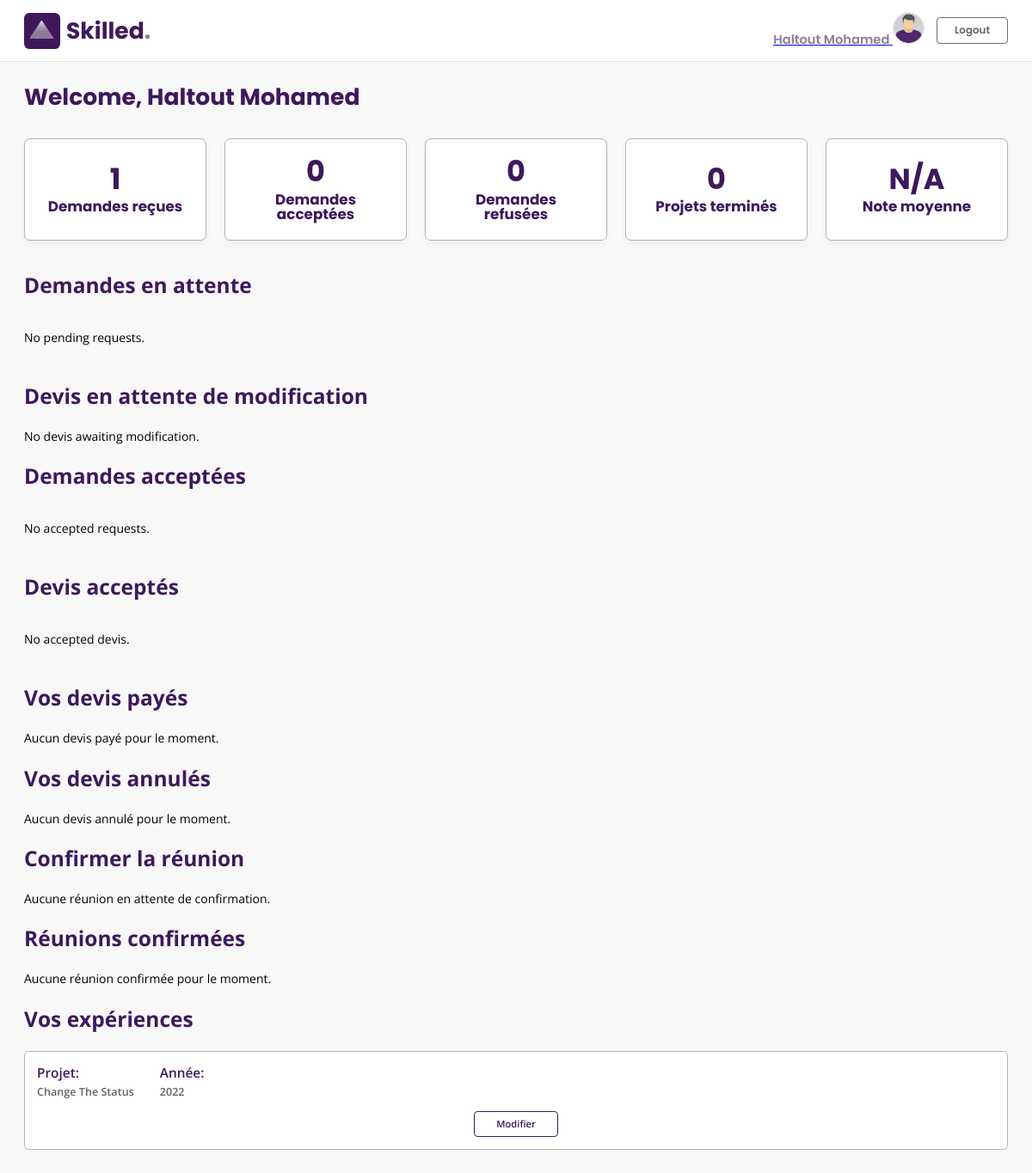
Page /artisan_dashboard.php (signed in) on the committed database.
### tables this page shows
CREATE TABLE Prestataire (
    id_prestataire INT AUTO_INCREMENT PRIMARY KEY,
    id_utilisateur INT NOT NULL,
    id_categorie INT NOT NULL,
    photo TEXT NOT NULL,
    specialite VARCHAR(100) NOT NULL,
    pays VARCHAR(100) NOT NULL,
    ville VARCHAR(100) NOT NULL,
    telephone VARCHAR(20) NOT NULL UNIQUE,
    tarif_journalier DECIMAL(10,2) NOT NULL,
    accepte_budget_global BOOLEAN NOT NULL,
    FOREIGN KEY (id_utilisateur) REFERENCES Utilisateur(id_utilisateur),
    FOREIGN KEY (id_categorie) REFERENCES Categories(id_categorie)
);

CREATE TABLE Utilisateur (
    id_utilisateur INT AUTO_INCREMENT PRIMARY KEY,
    email VARCHAR(255) NOT NULL UNIQUE,
    nom VARCHAR(100) NOT NULL,
    prenom VARCHAR(100) NOT NULL,
    mot_de_passe VARCHAR(255) NOT NULL,
    role ENUM('client', 'prestataire', 'admin') NOT NULL
);

CREATE TABLE Experience_prestataire (
    id_experience INT AUTO_INCREMENT PRIMARY KEY,
    id_prestataire INT NOT NULL,
    titre_experience VARCHAR(255) NOT NULL,
    description TEXT NOT NULL,
    date_project YEAR,
    FOREIGN KEY (id_prestataire) REFERENCES Prestataire(id_prestataire)
);

### artisan_dashboard.php (the view, shortened to what this page needs)
<?php
require 'config.php';
$artisan_id = $_SESSION['artisan_id'];
$stmt = $conn->prepare("SELECT u.nom, u.prenom, p.photo FROM Prestataire p JOIN Utilisateur u ON p.id_utilisateur = u.id_utilisateur WHERE p.id_prestataire = ?");
$stmt->bind_param("i", $artisan_id);
$stmt->execute();
$result = $stmt->get_result();
$artisan = $result->fetch_assoc();
$artisan_name = $artisan['nom'] . ' ' . $artisan['prenom'];
$artisan_image = !empty($artisan['photo']) ? $artisan['photo'] : 'img/profil.svg';
$pending_requests = [];
$accepted_requests = [];
$refused_requests = [];
$accepted_devis = [];
$edit_requested_devis = [];
$stmt = $conn->prepare("SELECT COUNT(*) AS count FROM Reservation WHERE id_prestataire = ? AND statut = 'completed'");
$stmt->bind_param("i", $artisan_id);
$stmt->execute();
$result = $stmt->get_result();
$completed_projects_count = $result->fetch_assoc()['count'];
$stmt = $conn->prepare("SELECT COUNT(*) AS count FROM Reservation WHERE id_prestataire = ?");
$stmt->bind_param("i", $artisan_id);
$stmt->execute();
$result = $stmt->get_result();
$received_requests_count = $result->fetch_assoc()['count'];
$average_rating = "N/A";
$paid_devis = [];
$canceled_devis = [];
$meeting_confirmation_pending_artisan = [];
$confirmed_meetings_artisan = [];
?>
<!DOCTYPE html>
<html lang="en">
<head>
    <link rel="stylesheet" href="artisan_dashboard.css">
</head>
<body>
    <header class="main-header">
        <div class="header-left">
            <img src="img/skilled_logo.svg" alt="Skilled Logo" class="logo-image">
            <div class="logo-text">Skilled<span class="logo-dot">.</span></div>
        </div>
        <div class="header-right">
            <button class="logout-button" onclick="location.href='logout.php'">Logout</button>
            <a href="artisan_profile.php" class="profile-link">
                <span class="client-name"><?php echo htmlspecialchars($artisan_name); ?></span>
                <img src="<?php echo htmlspecialchars($artisan_image); ?>" alt="Profile Picture" class="profile-image">
            </a>
        </div>
    </header>
    <div class="header-divider"></div>
    <main class="dashboard-content">
        <h1 class="welcome-message">Welcome, <?php echo htmlspecialchars($artisan_name); ?></h1>
        <section class="summary-cards">
            <div class="card received-requests status-pending">
                <div class="card-number"><?php echo $received_requests_count; ?></div>
                <div class="card-text">Demandes reçues</div>
            </div>
            <div class="card accepted-requests status-accepted">
                <div class="card-number"><?php echo count($accepted_requests); ?></div>
                <div class="card-text">Demandes acceptées</div>
            </div>
            <div class="card refused-requests status-refused">
                <div class="card-number"><?php echo count($refused_requests); ?></div>
                <div class="card-text">Demandes refusées</div>
            </div>
            <div class="card completed-projects status-completed">
                <div class="card-number"><?php echo $completed_projects_count; ?></div>
                <div class="card-text">Projets terminés</div>
            </div>
            <div class="card average-rating">
                <div class="card-number"><?php echo $average_rating; ?></div>
                <div class="card-text">Note moyenne</div>
            </div>
        </section>
        <section class="demandes-section">
            <h2 class="section-title">Demandes en attente</h2>
            <div class="demande-list">
                <?php if (empty($pending_requests)): ?>
                    <p>No pending requests.</p>
                <?php endif; ?>
            </div>
        </section>
        <section class="edit-requested-devis-section">
            <h2 class="section-title">Devis en attente de modification</h2>
            <div class="edit-requested-devis-list">
                <?php if (empty($edit_requested_devis)): ?>
                    <p>No devis awaiting modification.</p>
                <?php endif; ?>
            </div>
        </section>
        <section class="accepted-demandes-section">
            <h2 class="section-title">Demandes acceptées</h2>
            <div class="accepted-demande-list">
                <?php if (empty($accepted_requests)): ?>
                    <p>No accepted requests.</p>
                <?php endif; ?>
            </div>
        </section>
        <section class="accepted-devis-section">
            <h2 class="section-title">Devis acceptés</h2>
            <div class="accepted-devis-list">
                <?php if (empty($accepted_devis)): ?>
                    <p>No accepted devis.</p>
                <?php endif; ?>
            </div>
        </section>
        <section class="paid-devis-section">
            <h2 class="section-title">Vos devis payés</h2>
            <div class="paid-devis-list">
                <?php if (empty($paid_devis)): ?>
                    <p>Aucun devis payé pour le moment.</p>
                <?php endif; ?>
            </div>
        </section>
        <section class="canceled-devis-section">
            <h2 class="section-title">Vos devis annulés</h2>
            <div class="canceled-devis-list">
                <?php if (empty($canceled_devis)): ?>
                    <p>Aucun devis annulé pour le moment.</p>
                <?php endif; ?>
            </div>
        </section>
        <section class="meeting-confirmation-section">
            <h2 class="section-title">Confirmer la réunion</h2>
            <div class="meeting-confirmation-list">
                <?php if (empty($meeting_confirmation_pending_artisan)): ?>
                    <p>Aucune réunion en attente de confirmation.</p>
                <?php endif; ?>
            </div>
        </section>
        <section class="confirmed-meetings-section">
            <h2 class="section-title">Réunions confirmées</h2>
            <div class="confirmed-meetings-list">
                <?php if (empty($confirmed_meetings_artisan)): ?>
                    <p>Aucune réunion confirmée pour le moment.</p>
                <?php endif; ?>
            </div>
        </section>
        <section class="experiences-section">
            <h2 class="section-title">Vos expériences</h2>
            <div class="experience-list">
                <?php
                $experiences = [];
                $stmt = $conn->prepare("SELECT id_experience, titre_experience, description, date_project FROM Experience_prestataire WHERE id_prestataire = ? ORDER BY date_project DESC");
                if ($stmt === false) {
                    error_log("artisan_dashboard.php: Failed to prepare statement for experiences: " . $conn->error);
                } else {
                    $stmt->bind_param("i", $artisan_id);
                    $stmt->execute();
                    $result = $stmt->get_result();
                    while ($row = $result->fetch_assoc()) {
                        $experiences[] = $row;
                    }
                }
                ?>
                <?php if (empty($experiences)): ?>
                    <p>No experiences added yet.</p>
                <?php else: ?>
                    <?php foreach ($experiences as $experience): ?>
                        <div class="experience-item">
                            <div class="experience-details">
                                <div class="detail-group">
                                    <span class="detail-label">Projet:</span>
                                    <span class="detail-value"><?php echo htmlspecialchars($experience['titre_experience']); ?></span>
                                </div>
                                <div class="detail-group">
                                    <span class="detail-label">Année:</span>
                                    <span class="detail-value"><?php echo htmlspecialchars($experience['date_project']); ?></span>
                                </div>
                            </div>
                            <div class="experience-actions">
                                <button class="button modify-button" onclick="location.href='ad_exeperience.php?edit_id=<?php echo $experience['id_experience']; ?>'">Modifier</button>
                            </div>
                        </div>
                    <?php endforeach; ?>
                <?php endif; ?>
            </div>
        </section>
    </main>
</body>
</html>

### rows in the picture
prestataire: id_utilisateur.prenom "Haltout Mohamed", photo (picture)
experience_prestataire: titre_experience "Change The Status", date_project "2022"

### other values in the picture
$received_requests_count "1"
count($accepted_requests) "0"
count($refused_requests) "0"
$completed_projects_count "0"
$average_rating "N/A"
